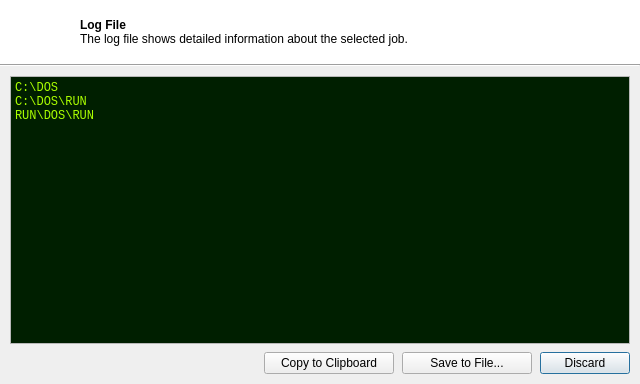
<?xml version="1.0" encoding="UTF-8"?>
<ui version="4.0">
 <class>LogViewDialog</class>
 <widget class="QDialog" name="LogViewDialog">
  <property name="windowModality">
   <enum>Qt::ApplicationModal</enum>
  </property>
  <property name="geometry">
   <rect>
    <x>0</x>
    <y>0</y>
    <width>640</width>
    <height>384</height>
   </rect>
  </property>
  <property name="minimumSize">
   <size>
    <width>640</width>
    <height>384</height>
   </size>
  </property>
  <property name="windowTitle">
   <string>Log View</string>
  </property>
  <property name="windowIcon">
   <iconset resource="../res/Icons.qrc">
    <normaloff>:/icons/application_xp_terminal.png</normaloff>:/icons/application_xp_terminal.png</iconset>
  </property>
  <layout class="QVBoxLayout" name="verticalLayout_2">
   <property name="spacing">
    <number>0</number>
   </property>
   <property name="margin">
    <number>0</number>
   </property>
   <item>
    <layout class="QVBoxLayout" name="baseLayout">
     <property name="spacing">
      <number>0</number>
     </property>
     <item>
      <widget class="QFrame" name="headerFrame">
       <property name="minimumSize">
        <size>
         <width>0</width>
         <height>64</height>
        </size>
       </property>
       <property name="maximumSize">
        <size>
         <width>16777215</width>
         <height>64</height>
        </size>
       </property>
       <property name="palette">
        <palette>
         <active>
          <colorrole role="Base">
           <brush brushstyle="SolidPattern">
            <color alpha="255">
             <red>255</red>
             <green>255</green>
             <blue>255</blue>
            </color>
           </brush>
          </colorrole>
          <colorrole role="Window">
           <brush brushstyle="SolidPattern">
            <color alpha="255">
             <red>255</red>
             <green>255</green>
             <blue>255</blue>
            </color>
           </brush>
          </colorrole>
         </active>
         <inactive>
          <colorrole role="Base">
           <brush brushstyle="SolidPattern">
            <color alpha="255">
             <red>255</red>
             <green>255</green>
             <blue>255</blue>
            </color>
           </brush>
          </colorrole>
          <colorrole role="Window">
           <brush brushstyle="SolidPattern">
            <color alpha="255">
             <red>255</red>
             <green>255</green>
             <blue>255</blue>
            </color>
           </brush>
          </colorrole>
         </inactive>
         <disabled>
          <colorrole role="Base">
           <brush brushstyle="SolidPattern">
            <color alpha="255">
             <red>255</red>
             <green>255</green>
             <blue>255</blue>
            </color>
           </brush>
          </colorrole>
          <colorrole role="Window">
           <brush brushstyle="SolidPattern">
            <color alpha="255">
             <red>255</red>
             <green>255</green>
             <blue>255</blue>
            </color>
           </brush>
          </colorrole>
         </disabled>
        </palette>
       </property>
       <property name="autoFillBackground">
        <bool>true</bool>
       </property>
       <property name="frameShape">
        <enum>QFrame::NoFrame</enum>
       </property>
       <layout class="QHBoxLayout" name="horizontalLayout_2">
        <property name="margin">
         <number>3</number>
        </property>
        <item>
         <layout class="QHBoxLayout" name="horizontalLayout">
          <item>
           <widget class="QLabel" name="headerIcon">
            <property name="minimumSize">
             <size>
              <width>56</width>
              <height>56</height>
             </size>
            </property>
            <property name="maximumSize">
             <size>
              <width>56</width>
              <height>56</height>
             </size>
            </property>
            <property name="text">
             <string/>
            </property>
            <property name="pixmap">
             <pixmap resource="../res/Images.qrc">:/images/HeaderIcon_LogFile.png</pixmap>
            </property>
            <property name="scaledContents">
             <bool>true</bool>
            </property>
           </widget>
          </item>
          <item>
           <spacer name="headerSpacer">
            <property name="orientation">
             <enum>Qt::Horizontal</enum>
            </property>
            <property name="sizeType">
             <enum>QSizePolicy::Fixed</enum>
            </property>
            <property name="sizeHint" stdset="0">
             <size>
              <width>15</width>
              <height>20</height>
             </size>
            </property>
           </spacer>
          </item>
          <item>
           <widget class="QLabel" name="headerText">
            <property name="text">
             <string>&lt;b&gt;Log File&lt;/b&gt;&lt;br&gt;The log file shows detailed information about the selected job.</string>
            </property>
           </widget>
          </item>
         </layout>
        </item>
       </layout>
      </widget>
     </item>
     <item>
      <widget class="QFrame" name="horizontalBar">
       <property name="minimumSize">
        <size>
         <width>0</width>
         <height>2</height>
        </size>
       </property>
       <property name="maximumSize">
        <size>
         <width>16777215</width>
         <height>2</height>
        </size>
       </property>
       <property name="frameShape">
        <enum>QFrame::HLine</enum>
       </property>
       <property name="frameShadow">
        <enum>QFrame::Sunken</enum>
       </property>
      </widget>
     </item>
     <item>
      <layout class="QGridLayout" name="gridLayout">
       <property name="margin">
        <number>10</number>
       </property>
       <property name="spacing">
        <number>8</number>
       </property>
       <item row="0" column="0" colspan="4">
        <widget class="QPlainTextEdit" name="textEdit">
         <property name="palette">
          <palette>
           <active>
            <colorrole role="Text">
             <brush brushstyle="SolidPattern">
              <color alpha="255">
               <red>170</red>
               <green>255</green>
               <blue>0</blue>
              </color>
             </brush>
            </colorrole>
            <colorrole role="Base">
             <brush brushstyle="SolidPattern">
              <color alpha="255">
               <red>0</red>
               <green>31</green>
               <blue>0</blue>
              </color>
             </brush>
            </colorrole>
           </active>
           <inactive>
            <colorrole role="Text">
             <brush brushstyle="SolidPattern">
              <color alpha="255">
               <red>170</red>
               <green>255</green>
               <blue>0</blue>
              </color>
             </brush>
            </colorrole>
            <colorrole role="Base">
             <brush brushstyle="SolidPattern">
              <color alpha="255">
               <red>0</red>
               <green>31</green>
               <blue>0</blue>
              </color>
             </brush>
            </colorrole>
           </inactive>
           <disabled>
            <colorrole role="Text">
             <brush brushstyle="SolidPattern">
              <color alpha="255">
               <red>120</red>
               <green>120</green>
               <blue>120</blue>
              </color>
             </brush>
            </colorrole>
            <colorrole role="Base">
             <brush brushstyle="SolidPattern">
              <color alpha="255">
               <red>240</red>
               <green>240</green>
               <blue>240</blue>
              </color>
             </brush>
            </colorrole>
           </disabled>
          </palette>
         </property>
         <property name="font">
          <font>
           <family>Lucida Console</family>
          </font>
         </property>
         <property name="cursor" stdset="0">
          <cursorShape>ArrowCursor</cursorShape>
         </property>
         <property name="plainText">
          <string>C:\DOS
C:\DOS\RUN
RUN\DOS\RUN
</string>
         </property>
         <property name="textInteractionFlags">
          <set>Qt::NoTextInteraction</set>
         </property>
        </widget>
       </item>
       <item row="1" column="3">
        <widget class="QPushButton" name="buttonDiscard">
         <property name="minimumSize">
          <size>
           <width>90</width>
           <height>0</height>
          </size>
         </property>
         <property name="text">
          <string>Discard</string>
         </property>
         <property name="icon">
          <iconset resource="../res/Icons.qrc">
           <normaloff>:/icons/cross.png</normaloff>:/icons/cross.png</iconset>
         </property>
        </widget>
       </item>
       <item row="1" column="2">
        <widget class="QPushButton" name="buttonSave">
         <property name="minimumSize">
          <size>
           <width>130</width>
           <height>0</height>
          </size>
         </property>
         <property name="text">
          <string>Save to File...</string>
         </property>
         <property name="icon">
          <iconset resource="../res/Icons.qrc">
           <normaloff>:/icons/disk.png</normaloff>:/icons/disk.png</iconset>
         </property>
        </widget>
       </item>
       <item row="1" column="0">
        <spacer name="horizontalSpacer">
         <property name="orientation">
          <enum>Qt::Horizontal</enum>
         </property>
         <property name="sizeHint" stdset="0">
          <size>
           <width>40</width>
           <height>20</height>
          </size>
         </property>
        </spacer>
       </item>
       <item row="1" column="1">
        <widget class="QPushButton" name="buttonCopy">
         <property name="minimumSize">
          <size>
           <width>130</width>
           <height>0</height>
          </size>
         </property>
         <property name="text">
          <string>Copy to Clipboard</string>
         </property>
         <property name="icon">
          <iconset resource="../res/Icons.qrc">
           <normaloff>:/icons/paste_plain.png</normaloff>:/icons/paste_plain.png</iconset>
         </property>
        </widget>
       </item>
      </layout>
     </item>
    </layout>
   </item>
  </layout>
 </widget>
 <resources>
  <include location="../res/Icons.qrc"/>
  <include location="../res/Images.qrc"/>
  <include location="../res/Images.qrc"/>
  <include location="../res/Images.qrc"/>
  <include location="../res/Images.qrc"/>
 </resources>
 <connections>
  <connection>
   <sender>buttonDiscard</sender>
   <signal>clicked()</signal>
   <receiver>LogViewDialog</receiver>
   <slot>reject()</slot>
   <hints>
    <hint type="sourcelabel">
     <x>584</x>
     <y>489</y>
    </hint>
    <hint type="destinationlabel">
     <x>319</x>
     <y>255</y>
    </hint>
   </hints>
  </connection>
 </connections>
</ui>
